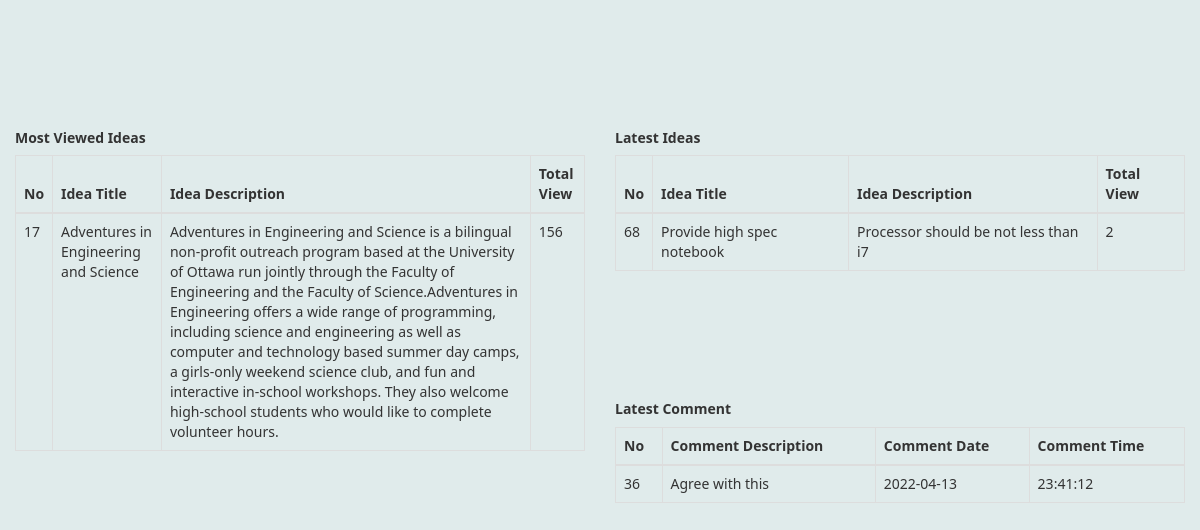
/mostviewideas.php, run on the app's committed database.
### tables this page shows
CREATE TABLE `idea` (
  `ideaID` int(11) NOT NULL,
  `ideaTitle` varchar(50) NOT NULL,
  `ideaText` text NOT NULL,
  `commentClosureDate` date DEFAULT NULL,
  `supportDoc` varchar(200) NOT NULL,
  `postDate` date NOT NULL,
  `postTime` time NOT NULL,
  `anonymous` varchar(10) DEFAULT NULL,
  `view` int(11) NOT NULL,
  `categoryID` int(11) NOT NULL
);

CREATE TABLE `comment` (
  `commentID` int(11) NOT NULL,
  `commentText` text NOT NULL,
  `commentDate` date NOT NULL,
  `commentTime` time NOT NULL,
  `commentAnonymous` varchar(10) NOT NULL
);

### mostviewideas.php (the view, shortened to what this page needs)
<?php
	include('conn.php');
?>
<!DOCTYPE html>
<html lang="en">
	<head>
		<link rel="stylesheet" href="https://maxcdn.bootstrapcdn.com/bootstrap/3.4.1/css/bootstrap.min.css">
	</head>
	<body>
			<br>
							<br><br><br>
                              <div class="col-xs-6">
                            <?php
                            $query = "SELECT * FROM idea WHERE view=(SELECT MAX(view) FROM idea)";
                            $select_department = mysqli_query($conn,$query);
                            ?>
                            <table class="table table-bordered table-hover">
                                <thead>
                                    <tr>
                                        <th>No</th>
                                        <th>Idea Title</th>
										<th>Idea Description</th>
										<th>Total View</th>
                                    </tr>
                                </thead>
                                <tbody>
									<h5><b> Most Viewed Ideas</b></h5>
                                    <?php
                                        while($row = mysqli_fetch_assoc($select_department)) {
                                        $ideaID = $row['ideaID'];
                                        $ideaTitle = $row['ideaTitle'];
										$ideaText = $row['ideaText'];
										$ideaView = $row['view'];
                                        echo "<tr>";
                                        echo "<td> {$ideaID} </td>";
                                        echo "<td> {$ideaTitle} </td>";
										echo "<td> {$ideaText} </td>";
										echo "<td> {$ideaView} </td>";
										echo "</tr>";
                                    }
                                    ?>
                                </tbody>
                            </table>
                        </div>
						  <div class="col-xs-6">
                            <?php
                            $query = "SELECT * FROM idea ORDER BY ideaID DESC LIMIT 1";
                            $select_department = mysqli_query($conn,$query);
                            ?>
                            <table class="table table-bordered table-hover">
                                <thead>
                                    <tr>
                                        <th>No</th>
                                        <th>Idea Title</th>
										<th>Idea Description</th>
										<th>Total View</th>
                                    </tr>
                                </thead>
                                <tbody>
									<h5><b> Latest Ideas</b></h5>
                                    <?php
                                        while($row = mysqli_fetch_assoc($select_department)) {
                                        $ideaID = $row['ideaID'];
                                        $ideaTitle = $row['ideaTitle'];
										$ideaText = $row['ideaText'];
										$ideaView = $row['view'];
                                        echo "<tr>";
                                        echo "<td> {$ideaID} </td>";
                                        echo "<td> {$ideaTitle} </td>";
										echo "<td> {$ideaText} </td>";
										echo "<td> {$ideaView} </td>";
										echo "</tr>";
                                    }
                                    ?>
                                </tbody>
                            </table>
                        </div>
						  <div class="col-xs-6">
                            <?php
                            $query = "SELECT comment.commentID, comment.commentText, comment.commentDate, comment.commentTime FROM  comment JOIN managedata ON comment.commentID = managedata.commentID JOIN staff ON managedata.staffID = staff.staffID JOIN department ON staff.departmentID = department.departmentID ORDER BY commentID DESC LIMIT 1";
                            $select_com = mysqli_query($conn,$query);
                            ?>
                            <table class="table table-bordered table-hover">
                                <thead>
                                    <tr>
                                        <th>No</th>
                                        <th>Comment Description</th>
										<th>Comment Date</th>
										<th>Comment Time</th>
                                    </tr>
                                </thead>
                                <tbody>
									<h5><b> Latest Comment</b></h5>
                                    <?php
                                        while($row = mysqli_fetch_assoc($select_com)) {
                                        $comid = $row['commentID'];
                                        $comtext = $row['commentText'];
										$comdate = $row['commentDate'];
										$comtime = $row['commentTime'];
                                        echo "<tr>";
                                        echo "<td> {$comid} </td>";
                                        echo "<td> {$comtext} </td>";
										echo "<td> {$comdate} </td>";
										echo "<td> {$comtime} </td>";
										echo "</tr>";
                                    }
                                    ?>
                                </tbody>
                            </table>
                        </div>
	</body>
</html>

### mostviewideas.php (style rules this page uses)
body { margin: 0px; font-family: 'segoe ui'; background-color:#e0ebeb; }

### data on the page
idea: ideaID "17", ideaTitle "Adventures in Engineering and Science", ideaText "Adventures in Engineering and Science is a bilingual non-profit outreach program based at the University of Ottawa run jointly through the Faculty of Engineering and the Faculty of Science.Adventures in Engineering offers a wide range of programming, including science and engineering as well as computer and technology based summer day camps, a girls-only weekend science club, and fun and interactive in-school workshops. They also welcome high-school students who would like to complete volunteer hours.", view "156"
idea: ideaID "68", ideaTitle "Provide high spec notebook", ideaText "Processor should be not less than i7", view "2"
comment: commentID "36", commentText "Agree with this", commentDate "2022-04-13", commentTime "23:41:12"
